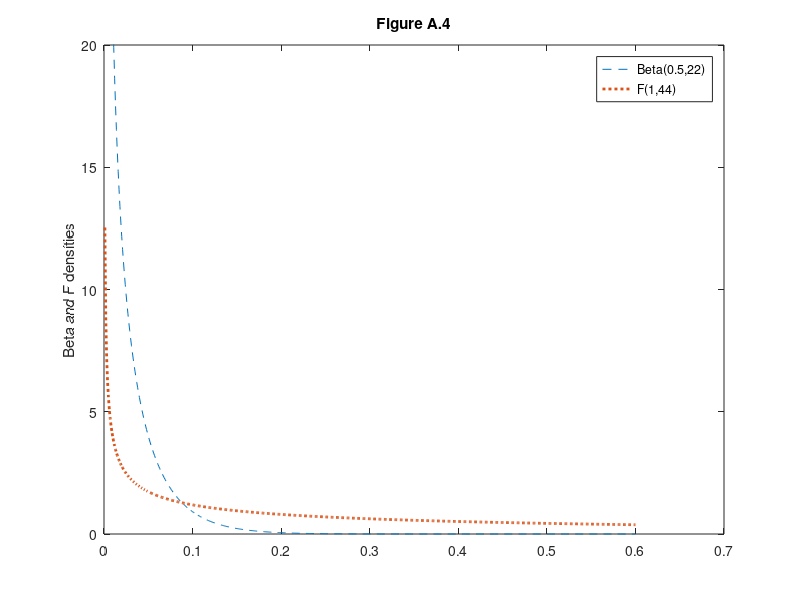

The MATLAB source for this figure:
%% Comparison of the distribution of squared deletion residuals
% and squared studentized residuals

close all
prin=0;

%% Create Figure A.4
n=50;
p=5;
x=0.001:0.001:0.6;
nr=2;
nc=1;
% subplot(nr,nc,1)
betap=betapdf(x,0.5,(n-p-1)/2);
fp=fpdf(x,1,n-p-1);
plot(x,betap,'--',x,fp,':','LineWidth',2)
legend({'Beta(0.5,22)' 'F(1,44)'})
ylabel('Beta and F densities')
ylim([0 20])

title('Figure A.4')
set(gcf,"Name",'Figure A.4')

if prin==1
    % print to postscript
    print -depsc compBetaF.eps;
end